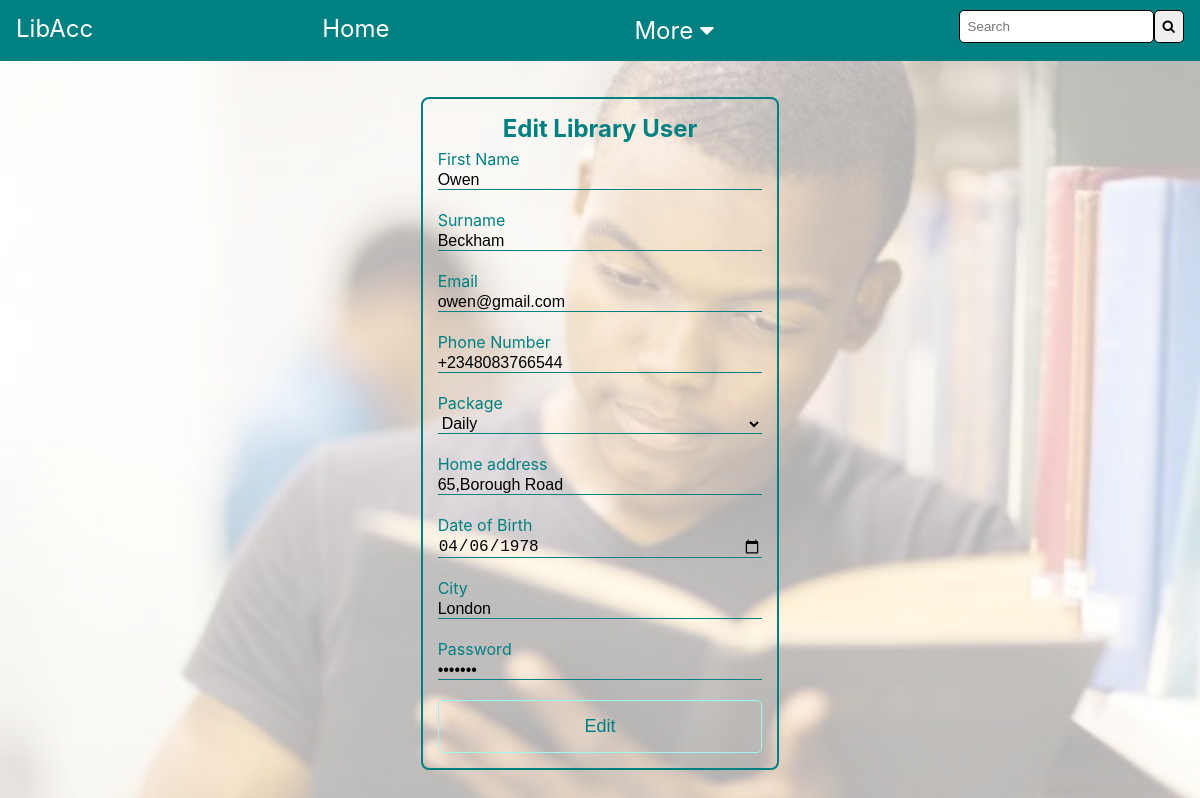
/edit-lib.php?id=2, run on the app's committed database.
### tables this page shows
CREATE TABLE `library` (
  `id` int(11) NOT NULL,
  `f-name` varchar(255) NOT NULL,
  `sname` varchar(255) NOT NULL,
  `email` varchar(255) NOT NULL,
  `phone` varchar(255) NOT NULL,
  `pack` varchar(255) NOT NULL,
  `home-address` varchar(255) NOT NULL,
  `dob` varchar(255) NOT NULL,
  `city` varchar(255) NOT NULL,
  `password` varchar(255) NOT NULL,
  `reg_time` timestamp NOT NULL DEFAULT CURRENT_TIMESTAMP ON UPDATE CURRENT_TIMESTAMP
);

### edit-lib.php (the view, shortened to what this page needs)
<?php
include 'config.php';
$id = mysqli_real_escape_string($con,$_GET['id']);
$sql = "SELECT * FROM `library` WHERE (`id`='$id')";
$query =mysqli_query($con,$sql);
$row = mysqli_fetch_assoc($query);
?>
<!DOCTYPE html>
<html lang="en">
<head>
    <link rel="stylesheet" href="https://cdnjs.cloudflare.com/ajax/libs/font-awesome/4.7.0/css/font-awesome.min.css">
    <link rel="stylesheet" href="edit-lib.css">
</head>
<body>
  <nav>
    <a href="#">LibAcc</a>
    <a href="dashboard.php">Home</a>
    <div class="drop-down">
        <button>More  <i class="fa fa-caret-down"></i></button>
    </div>
    <div class="nav-search">
    <input type="search" name="" id="search" placeholder="Search"><button><i class="fa fa-search"></i></button>
</div>
</nav>
<div class="container">
<form action="" method="POST">
<h2>Edit Library User</h2>
<span>First Name</span>
<input type="text" name="fname"  value="<?php echo$row['f-name'] ?>">
<br><br>
<span>Surname</span>
<input type="text"  name="sname" value="<?php echo$row['sname'] ?>">
<br><br>
<span>Email</span>
<input type="email" name="email" value="<?php echo$row['email'] ?>">
<br><br>
<span>Phone Number</span>
<input type="tel" name="phone" value="<?php echo$row['phone'] ?>">
<br><br>
<span>Package</span>
<select name="pack" id="" value="<?php echo$row['pack'] ?>">
    <option value="Daily">Daily</option>
</select>
<br><br>
<span>Home address</span>
<input type="text" name="address" id="" value="<?php echo$row['home-address'] ?>">
<br><br>
<span>Date of Birth</span>
<input type="date" name="dob" value="<?php echo$row['dob'] ?>" >
<br><br>
<span>City</span>
<input type="text" name="city" value="<?php echo$row['city'] ?>">
<br><br>
<span>Password</span>
<input type="password" name="password" id="" value="<?php echo$row['password'] ?>">
<br><br>
<button type="submit" name="btnreg">Edit</button>
</form>
</div>
</body>
</html>

### edit-lib.css (style rules this page uses)
* { box-sizing: border-box; margin: 0; padding: 0; }
body { font-family: -apple-system, BlinkMacSystemFont, 'Segoe UI', Roboto, Oxygen, Ubuntu, Cantarell, 'Open Sans', 'Helvetica Neue', sans-serif; }
nav { display: flex; justify-content: space-between; overflow: hidden; background-color: teal; position: relative; z-index: 1; }
nav a { float: left; font-size: 24px; color: white; text-align: center; padding: 14px 16px; text-decoration: none; }
.drop-down { float: left; }
.drop-down, .drop-down button, .nav-search { font-size: 24px; border: none; outline: none; color: white; padding: 8px 16px; background-color: inherit; font-family: inherit; margin: 0; }
#search, .nav-search button { padding: 8px; border-radius: 5px; border: thin solid; }
.nav-search button { cursor: pointer; }
.container::before { content: ""; position: fixed; background-image: url(img/lib-student.jpeg); background-attachment: fixed; background-position: center; background-repeat: no-repeat; background-size: cover; filter: opacity(0.3); width: 500%; height: 500%; }
.container { display: grid; justify-content: center; align-items: center; font-family: -apple-system, BlinkMacSystemFont, 'Segoe UI', Roboto, Oxygen, Ubuntu, Cantarell, 'Open Sans', 'Helvetica Neue', sans-serif; }
form h2 { text-align: center; margin-bottom: 2%; }
form { position: relative; font-size: 16px; width: 100%; margin-top: 10%; border: 2px solid teal; border-radius: 8px; padding: 15px; color: teal; }
form input { width: 100%; color: black; border-bottom: 1px solid teal; border-right: none; border-left: none; border-top: none; outline: none; font-size: 100%; background: transparent; }
select { width: 100%; color: black; border: none; border-bottom: 1px solid teal; outline: none; font-size: 100%; background: transparent; }
span { height: 15vh; }
form button { padding: 15px; color: teal; background: transparent; width: 100%; height: 50%; font-size: large; border-radius: 5px; border: thin solid rgb(158, 248, 236); }

### data on the page
library: fname "Owen", sname "Beckham", email "owen@gmail.com", phone "+2348083766544", pack "Daily", address "65,Borough Road", dob "04/06/1978", city "London"
